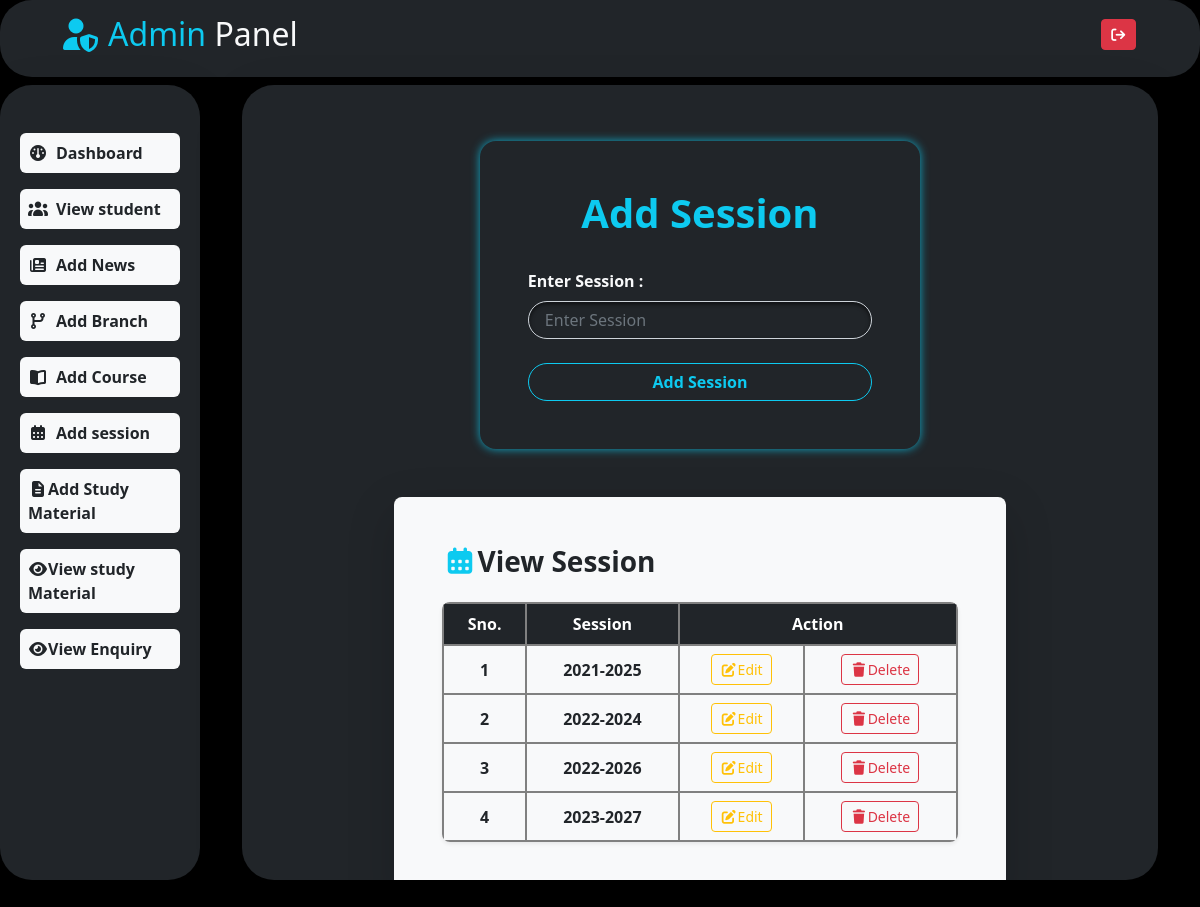
/index/adsession/, run on the app's committed database.
### myapp/models.py (models this page shows)
class Session(models.Model):
    session=models.CharField(max_length=10)

### myapp/views.py (the view)
# urls.py: path('adsession/',views.adsession,name="adsession"),
def adsession(request):
    if request.method=="POST":
        session=request.POST['session']
        session=Session.objects.create(session=session)
        return redirect('myapp:adsession')
    session=Session.objects.all()
    return render(request,'adsession.html',{"session":session})

### myapp/templates/adsession.html (shortened to what this page needs)
{%extends 'index.html'%}
{%block body%}
<div class="row my-5">
    <div class="mt-2 col-md-8 mx-auto  ">
        <form action="" method="POST" class="w-75 mx-auto shadow-lg rounded-4 p-5 " style="box-shadow: 0 0 10px rgba(13, 202, 240, 0.8) !important;">
            <h1 class="text-info fw-bold text-center">Add Session</h1>
            <br>
            <label for="" class="text-light fw-bold pb-2">
                Enter Session :
            </label>
            <input type="text" name="session" value="{{s.session}}" class="form-control rounded-pill ps-3 st " placeholder="Enter Session"><br>
            <input type="submit" value="Add Session"
                class="btn btn-outline-info  form-control rounded-pill fw-bold">
        </form>
    </div>
</div>
<div class="row mt-5">
    <div class="col-md-8 p-5 mx-auto bg-light rounded-3 table-responsive shadow-lg">
        <h3 class="text-dark mb-4 fw-bold "><i class="fa-solid fa-calendar-days text-info fa-bounce" fa-fade me-2"></i>View Session</h3>
        <table class="table table-hover align-middle text-center shadow-sm rounded-3 overflow-hidden">
            <thead class="table-dark">
            <tr>
                <th scope="col">Sno.</th>
                <th scope="col">Session</th>
                <th scope="col" colspan="2">Action</th>
            </tr>
            </thead>
            <tbody>
            {%for s in session %}
            <tr class="align-middle">
                <td class="fw-semibold">{{forloop.counter}}</td>
                <td class="fw-bold">{{s.session}}</td>
                <td><a href="{%url 'myapp:editsession' s.id %}" class="btn btn-outline-warning btn-sm"><i class="fa fa-edit"></i>Edit</a></td>
                <td><a href="{%url 'myapp:deletesession' s.id %}" class="btn btn-outline-danger btn-sm"><i class="fa fa-trash"></i>Delete</a></td>
            </tr>
            {%endfor%}
            </tbody>
        </table>
    </div>
</div>
{%endblock%}

### myapp/static/css/style.css (style rules this page uses)
tr,th,td { border:2px solid grey; }

### myapp/templates/index.html (style rules this page uses)
.st,textarea { background-color: #212529 !important; color: #f8f9fa !important; box-shadow: inset 0 2px 4px rgba(0, 0, 0, 0.6); }
.table { border-radius: 12px; overflow: hidden; }

### data on the page
Session: session "2021-2025"
Session: session "2022-2024"
Session: session "2022-2026"
Session: session "2023-2027"
